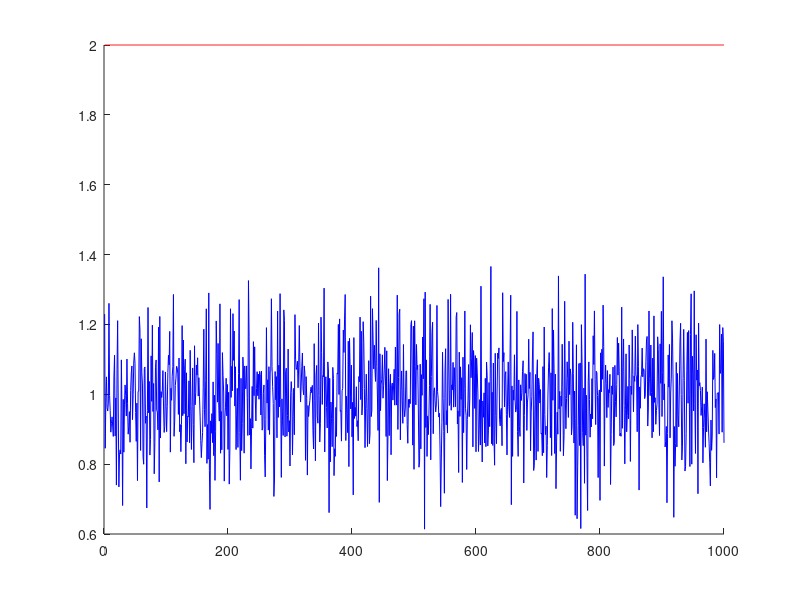
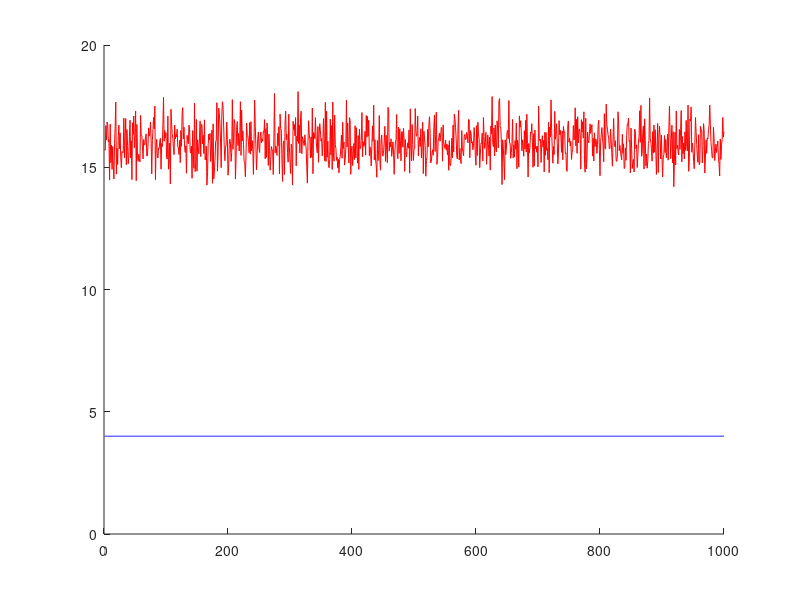
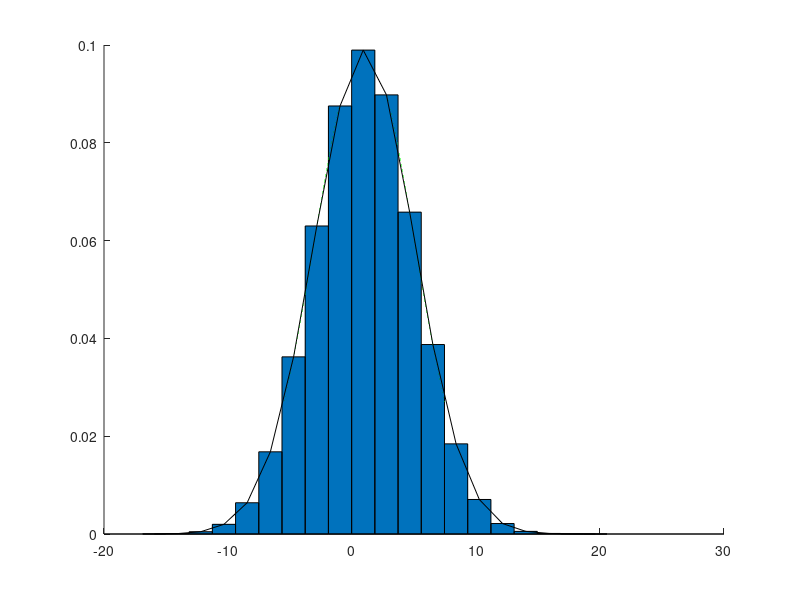
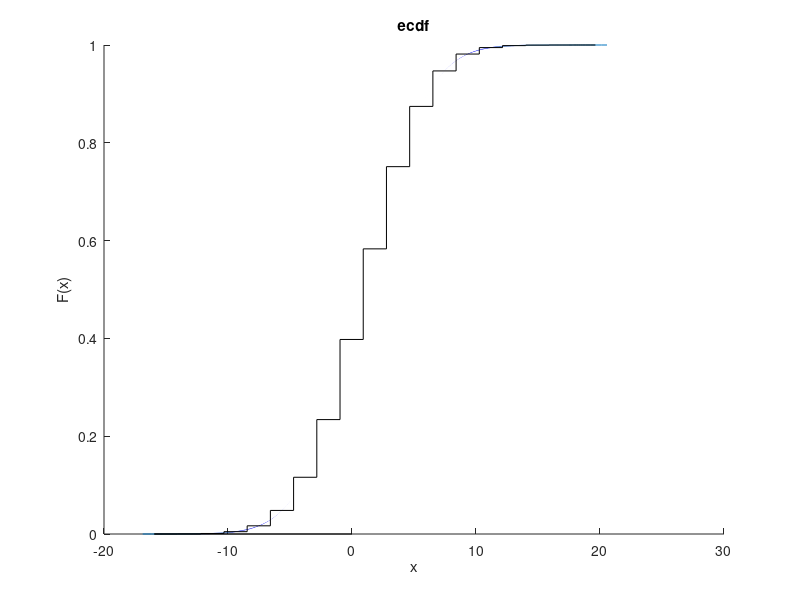

Source code (MATLAB) for these figures, in order:
clear
clc
f1=figure;
f2=figure;

%-----Пункт 1------ (+)
N=1000000;
mu = 1;
sigma = 4;
X=random('Normal', mu, sigma, N, 1);
%-----Пункт 2------

%-----2.1------(+)
x_min=min(X);
x_max=max(X);
mx_mid=mean(X);%среднее мат ожидание для выборки Х (:) из массива делает вектор
vx_mid=var(X); %средняя дисперсия для выборки Х
vx_mid_ispr=vx_mid*N/(N-1); %средняя исправленная дисперсия для выборки Х
sredn_otrl=std(X);%среднее кв отклонение для выборки Х

%-----2.2------(+)
[mx_teor,vx_teor] = chi2stat(2); %теоретич мат ожидание и дисперсия

%-----2.3------(+)
%N=10
NN1=1000;
M=1000;
sredn_mx=0;
sredn_vx=0;
for l=1:M %цикл от1 до M
    xx1=random('Normal', mu, sigma, NN1, 1);%генерация выборки
    mx_mid_n10(l)=mean(xx1);
    vx_mid_ispr_n10(l)=var(xx1)*NN1/(NN1-1);
    x_1(l)=l;
    y_1_mx_teor(l)=mx_teor;
    y_1_vx_teor(l)=vx_teor;
    sredn_mx=sredn_mx+mx_mid_n10(l);
    sredn_vx=sredn_vx+vx_mid_ispr_n10(l);
end

figure(f1);
hold all;
plot(mx_mid_n10,'blue');
plot(x_1,y_1_mx_teor,'red');
figure(f2);
hold all;
plot(vx_mid_ispr_n10,'red');
plot(x_1,y_1_vx_teor,'blue');

%-----2.4------(+)
sredn_mx=sredn_mx/M;
sredn_vx=sredn_vx/M;


%-----Пункт 3------(+)
figure;
hold all;
r=floor(log2(N))+1;%целая часть количество интервалов
h=(x_max-x_min)/r;% длина интервалов
for i=1:r+1 %цикл от1 до r+1
    z(i)=x_min+(i-1)*h;% массив из границ интервалов
end
z1=z+(h/2);%середины интервалов полученные из из границ интервалов
z2=z1(1:r);%середины интервалов без лишнего z2-копия z1 от 1 до r
u = hist(X,z2);%u-стал массивом частот для каждого интервала, середины которых в z2
bar(z2,u/(h*N),1);% гистограмма относительных частот
h1=(x_max-x_min)/N;
for j=1:N %цикл от1 до N
    xx(j)=x_min+(j-1)*h1;% массив из N точек от мин до макс-а
end

f=pdf('Normal', xx, mu, sigma);
plot(xx,f,'green');
plot(z2,u/(h*N),'black'); %полигон относительных частот, точкам из z2 ставится частоты из u деленые на(h*N)


%-----Пункт 4------(+)
mx_mid_group=0;
vx_mid_group=0;
for k=1:r
    mx_mid_group=mx_mid_group+u(k)*z2(k);
end
mx_mid_group=mx_mid_group/N;
for k=1:r
    vx_mid_group=vx_mid_group+u(k)*(z2(k)-mx_mid_group)*(z2(k)-mx_mid_group);
end
vx_mid_group=vx_mid_group/N;


%-----Пункт 5------(+)
figure;
hold all;
F_teor = cdf ('Normal', xx, mu, sigma);
plot(xx,F_teor,'green');
ecdf(X);% "Эмпирическая по негруппированным
uu(1)=0;
z3(1)=0;
for i=1:r %цикл от1 до r+1
    uu(i+1)=uu(i)+u(i)/N;%
    z3(i+1)=z2(i);
end
stairs(z3,uu,"black");
